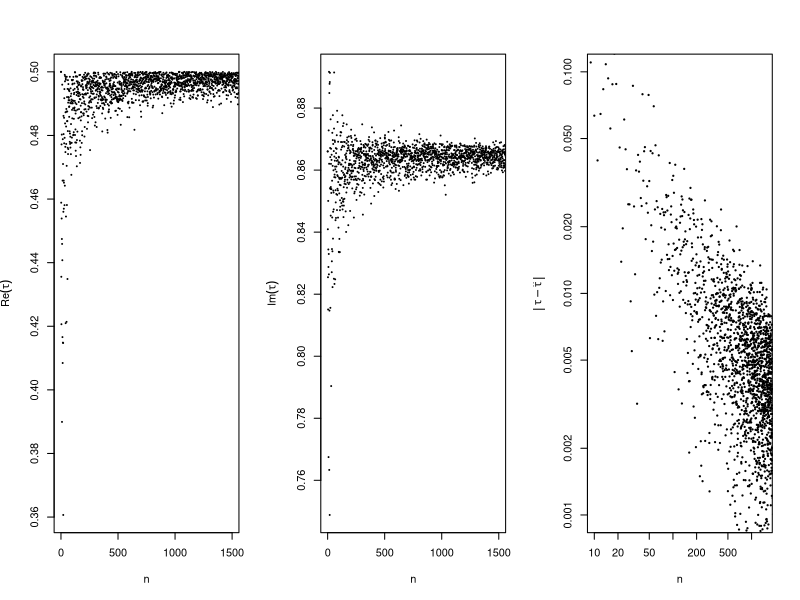

R code for this plot:
data = read.table("randomPoints.dat")
pdf('randomPoints.pdf', width=7.0, height=2.5)
par(mfrow=c(1,3))
plot(data$V1, data$V7, log="", pch=20, cex=0.2, xlim=c(0, 1500), xlab=expression(n), ylab=expression(Re(tau)))
plot(data$V1, data$V8, log="", pch=20, cex=0.2, xlim=c(0, 1500), xlab=expression(n), ylab=expression(Im(tau)))
plot(data$V1, data$V2, log="xy", pch=20, cex=0.4, xlim=c(10, 1500), ylim=c(1E-3, 1E-1), xlab=expression(n), ylab=expression(group("|",tau-hat(tau),"|")))
dev.off()